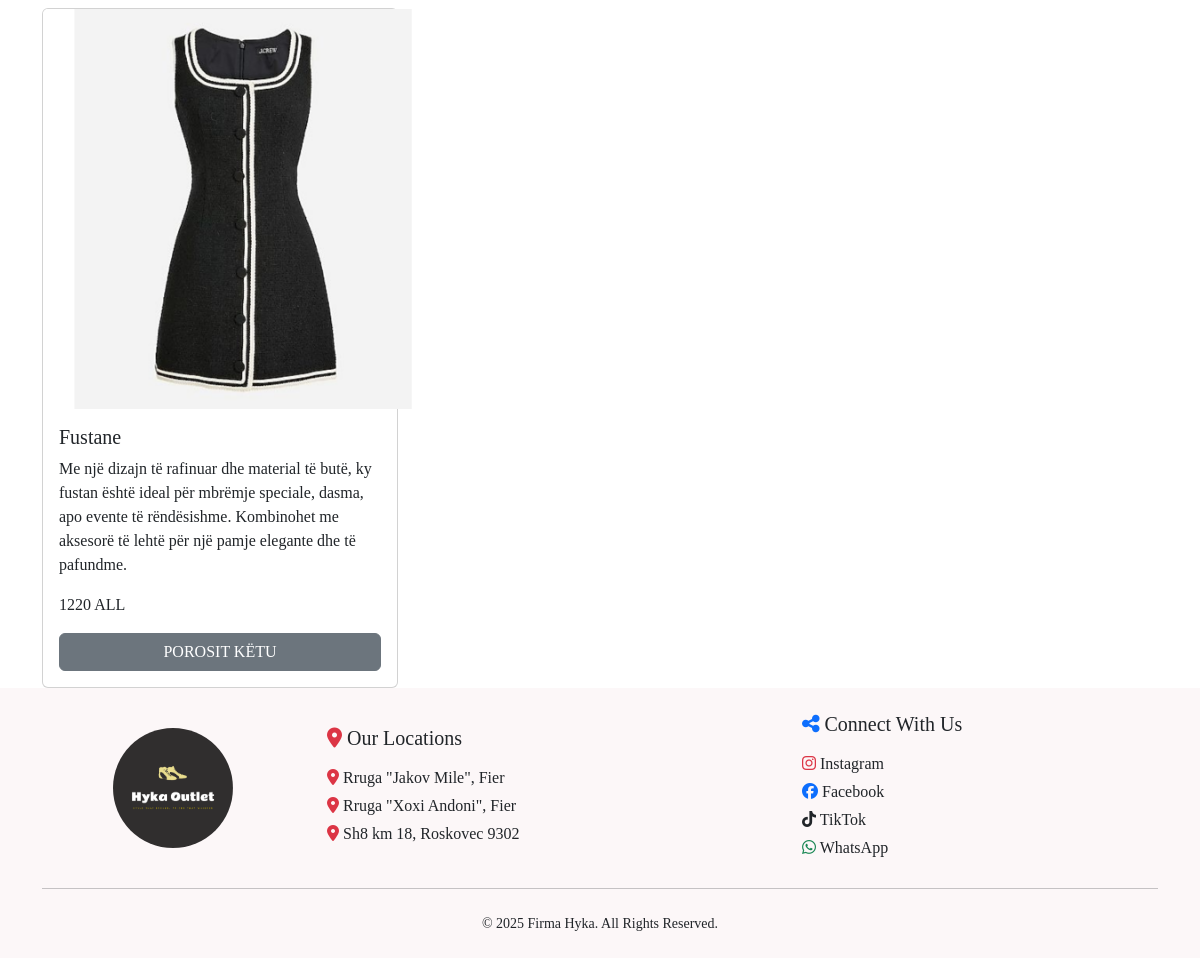
The page /arrival/2 on the database as committed earlier.
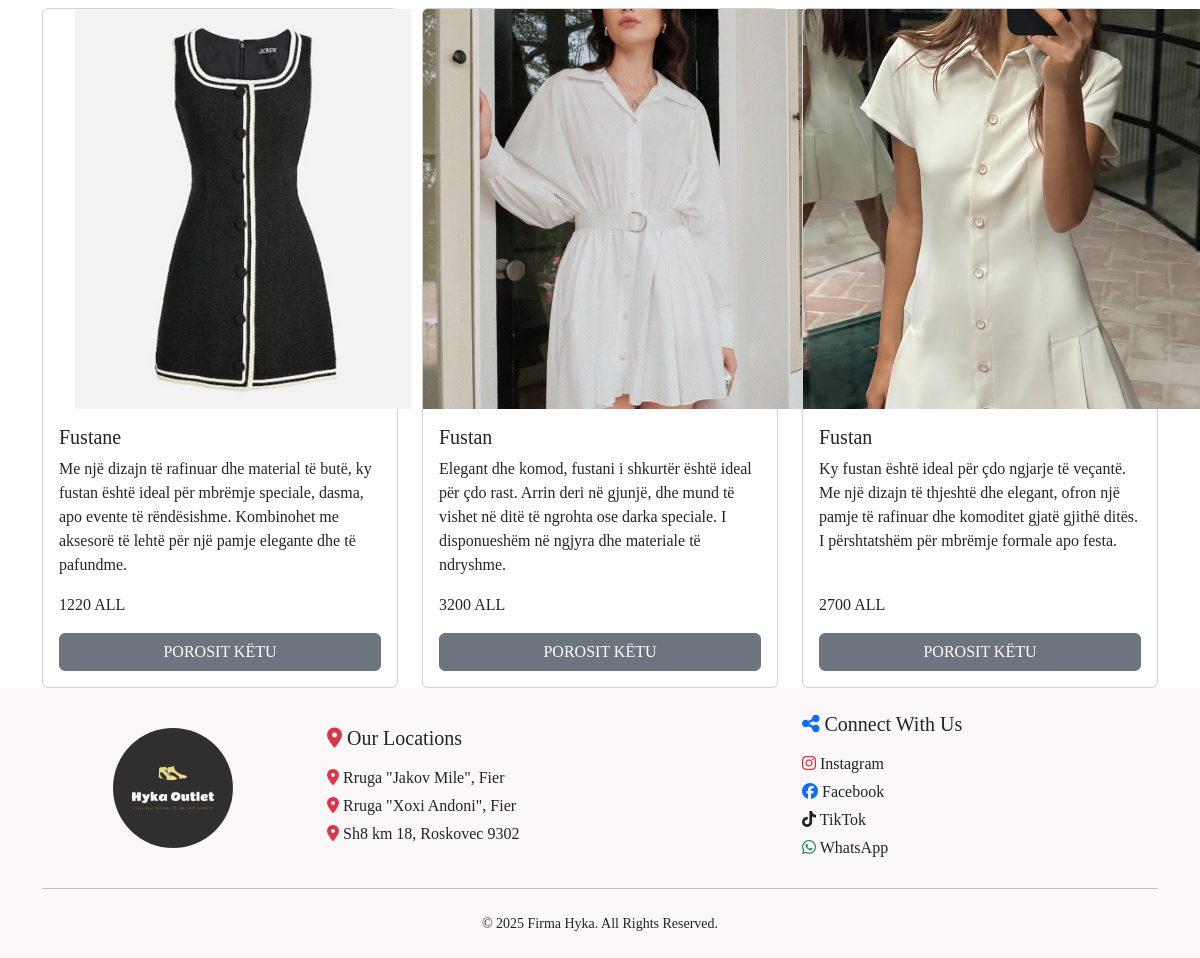
The same page on the database as committed later.
### application/models.py (models this page shows, shortened)
class Product(models.Model):
    product_title = models.CharField(max_length=450,null=True, blank=True)
    product_image = models.ImageField(upload_to="product/", null=True, blank=True )
    product_price=models.DecimalField(max_digits=5,decimal_places=0,null=True, blank=True)
    product_quantity_int= models.IntegerField(null=True, blank=True)
    product_description = models.TextField(max_length=200,null=True, blank=True)
    product_category = models.ForeignKey(Category, on_delete=models.CASCADE, null=True, blank=True)
    product_trade = models.BooleanField(default=False)
    product_new = models.BooleanField(default=False)
    product_category = models.ForeignKey(Category, on_delete=models.CASCADE, null=True, blank=True)
    product_item = models.ForeignKey(Item, on_delete=models.CASCADE, null=True, blank=True)
    product_arrival = models.ForeignKey(Arrival, on_delete=models.CASCADE, null=True, blank=True)

### application/views.py (the view)
# urls.py: path("arrival/<int:id>", views.arrival, name="arrivalpage"),
def arrival(request, id):
    arrivals = Arrival.objects.get(pk=id)
    reja = Product.objects.filter(product_arrival=arrivals)
    context = {"arrivals": arrivals, "reja": reja}
    return render(request, 'arrival.html', context)

### application/templates/arrival.html (shortened to what this page needs)
<!DOCTYPE html>
{% extends 'index.html' %}
{% load static %}
{% block style %}
<link rel="stylesheet" href="{% static 'css/about.css' %}">
{% endblock %}
{% block content %}
<div class="container">
    <div class="row">
{% for product in reja %}
        <div class="col-12 col-md-2 col-lg-4 d-flex">
          <div class="card flex-fill">
            <img src="{{product.product_image.url}}" class="card-img-top" alt="..." class="img-fluid d-block" class="card-img-top" alt="..." style="width: 400px;height: 400px; object-fit: cover;">
            <div class="card-body d-flex flex-column justify-content-between">
              <div>
              <h5 class="card-title">{{product.product_title}}</h5>
              <p>{{product.product_description}}</p>
            </div>
            <div>
                <p>{{product.product_price}} ALL</p>
              <a href="{% url 'detailspage' product.pk %}" class="btn btn-secondary w-100">POROSIT KËTU</a>
            </div>
            </div>
          </div>
        </div>
        {% endfor %}
    </div>
</div>
{% endblock %}

Rows that differ between the two databases and show on the page:
added Product: product_image (picture), product_title "Fustan", product_description "Elegant dhe komod, fustani i shkurtër është ideal për çdo rast. Arrin deri në gjunjë, dhe mund të vishet në ditë të ngrohta ose darka speciale. I disponueshëm në ngjyra dhe materiale të ndryshme.", product_price "3200"
added Product: product_image (picture), product_title "Fustan", product_description "Ky fustan është ideal për çdo ngjarje të veçantë. Me një dizajn të thjeshtë dhe elegant, ofron një pamje të rafinuar dhe komoditet gjatë gjithë ditës. I përshtatshëm për mbrëmje formale apo festa.", product_price "2700"
